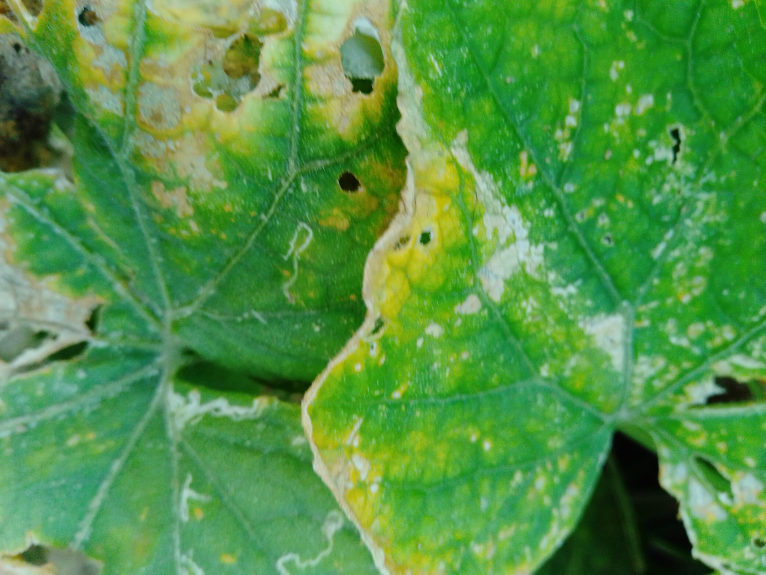
#> input picture datasets/raw/train/Anthracnose/Anthracnose (100).jpg, 2296 x 1724 px (shown at 1/3 size)
$ python -i image_processing.py   (imports and definitions only)
#> lines starting #> are read from the running program, lines starting #| are printed output that depends on the picture
import cv2
import numpy as np
from PIL import Image
import os

class ImageProcessor:
    """Placeholder for image processing functions"""

    @staticmethod
    def preprocess_image(image_path):
        """
        Preprocess image for disease detection
        This is a placeholder - you'll replace this with actual preprocessing
        for your ML model
        """
        try:
            # Read image
            image = cv2.imread(image_path)
            if image is None:
                raise ValueError("Could not read image")

            # Convert to RGB
            image_rgb = cv2.cvtColor(image, cv2.COLOR_BGR2RGB)

            # Resize (placeholder - adjust based on your model requirements)
            target_size = (224, 224)  # Common size for many CNN models
            image_resized = cv2.resize(image_rgb, target_size)

            # Normalize (placeholder)
            image_normalized = image_resized / 255.0

            return {
                'original_shape': image.shape,
                'processed_shape': image_resized.shape,
                'success': True
            }

        except Exception as e:
            return {'success': False, 'error': str(e)}

    @staticmethod
    def extract_features(image_path):
        """
        Extract basic image features (placeholder)
        You'll replace this with actual feature extraction for your ML model
        """
        try:
            image = cv2.imread(image_path, cv2.IMREAD_COLOR)
#> image is the input picture: shape (1724, 2296, 3); mean B, G, R 70.3, 148.2, 83.2

            # Calculate basic statistics (placeholder features)
            mean_color = np.mean(image, axis=(0, 1))
#> mean_color = [70.3, 148.2, 83.16]
            std_color = np.std(image, axis=(0, 1))
#> std_color = [44.17, 33.96, 46.77]

            # Convert to HSV for color analysis
            hsv = cv2.cvtColor(image, cv2.COLOR_BGR2HSV)
#> hsv: shape (1724, 2296, 3); mean H, S, V 56.3, 150.8, 148.2
            hue_mean = np.mean(hsv[:,:,0])
#> hue_mean = 56.3

            # Calculate edge density (simple feature)
            gray = cv2.cvtColor(image, cv2.COLOR_BGR2GRAY)
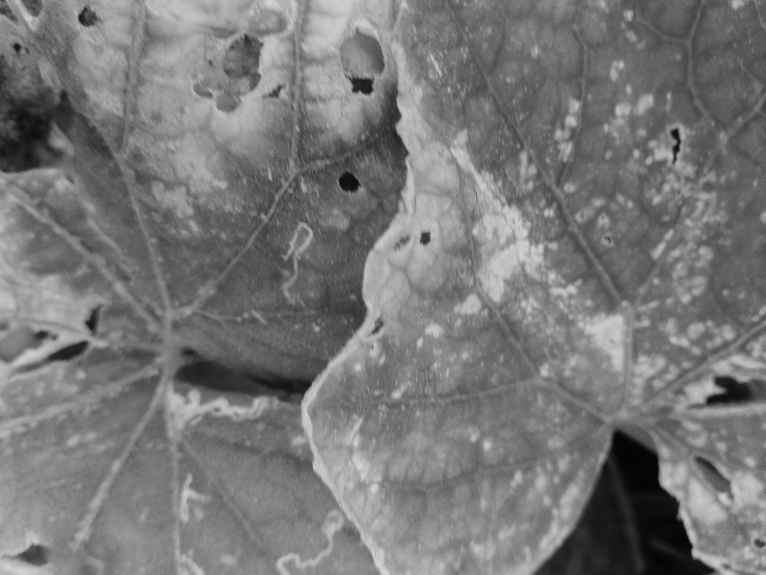
#> gray: shape (1724, 2296) (shown at 1/3 size); min 1, max 216, mean 119.8
            edges = cv2.Canny(gray, 100, 200)
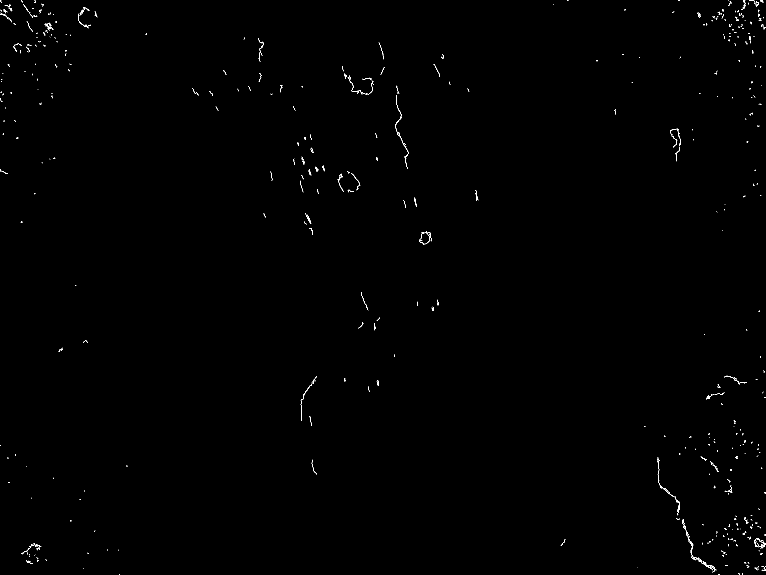
#> edges: shape (1724, 2296) (shown at 1/3 size); 0.21% white in thin lines or dots
            edge_density = np.sum(edges > 0) / edges.size
#> edge_density = 0.00209

            features = {
                'mean_color': mean_color.tolist(),
                'std_color': std_color.tolist(),
                'hue_mean': float(hue_mean),
                'edge_density': float(edge_density),
                'image_size': {
                    'height': int(image.shape[0]),
                    'width': int(image.shape[1]),
                    'channels': int(image.shape[2])
                }
            }

            return {'success': True, 'features': features}

        except Exception as e:
            return {'success': False, 'error': str(e)}

>>> result = ImageProcessor().extract_features('../datasets/raw/train/Anthracnose/Anthracnose (100).jpg')
#> result = 2 items

$ run again, on datasets/raw/train/Anthracnose/Anthracnose (108).jpg
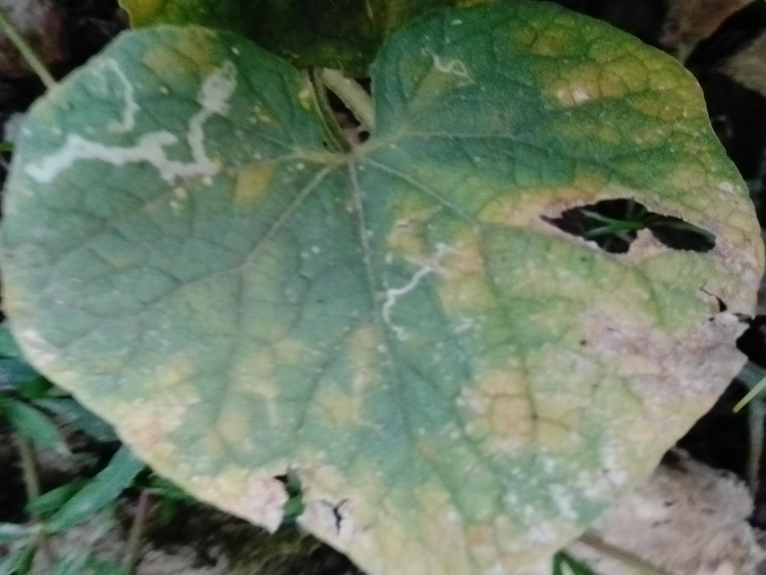
#> input picture datasets/raw/train/Anthracnose/Anthracnose (108).jpg, 2296 x 1724 px (shown at 1/3 size)
#> in extract_features, image is the input picture: shape (1724, 2296, 3); mean B, G, R 101.2, 121.8, 105.5
#> mean_color = [101.2, 121.8, 105.5]
#> std_color = [49.51, 48.96, 50.7]
#> hsv: shape (1724, 2296, 3); mean H, S, V 52.6, 65.5, 123
#> hue_mean = 52.6
#> in extract_features, `gray = cv2.cvtColor(image, cv2.COLOR_BGR2GRAY)`:
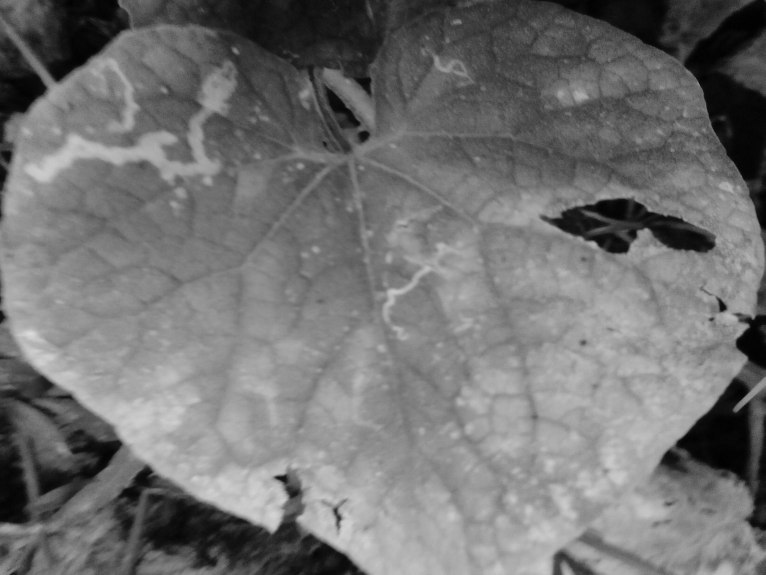
#> gray: shape (1724, 2296) (shown at 1/3 size); min 0, max 222, mean 114.6
#> in extract_features, `edges = cv2.Canny(gray, 100, 200)`:
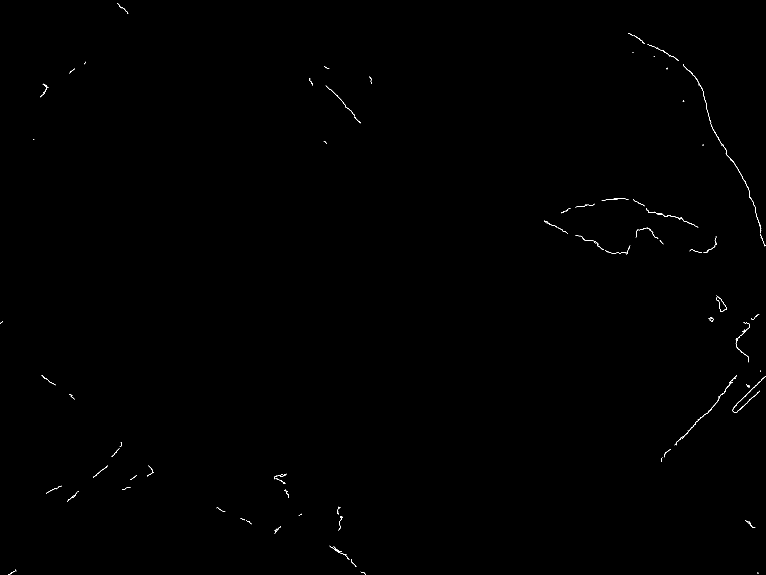
#> edges: shape (1724, 2296) (shown at 1/3 size); 0.13% white in thin lines or dots
#> edge_density = 0.00133
#> result = 2 items

$ run again, on datasets/raw/train/Anthracnose/Anthracnose (11).jpg
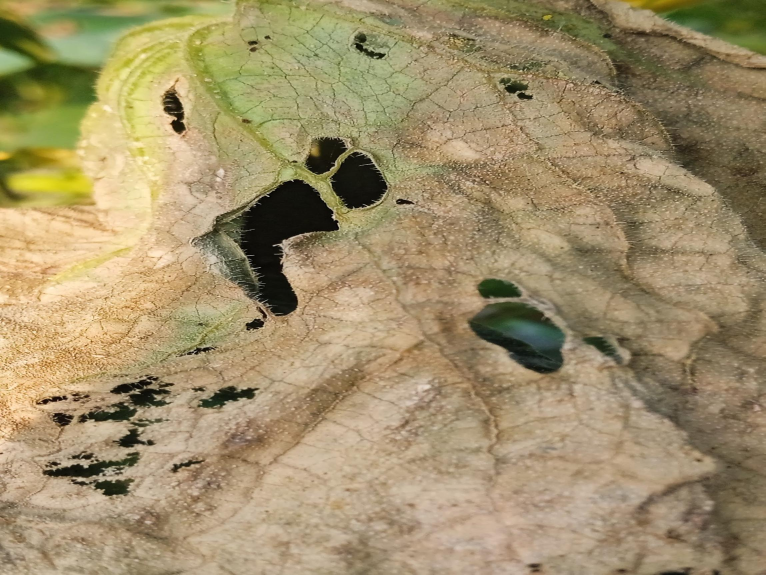
#> input picture datasets/raw/train/Anthracnose/Anthracnose (11).jpg, 2296 x 1724 px (shown at 1/3 size)
#> in extract_features, image is the input picture: shape (1724, 2296, 3); mean B, G, R 106.9, 144.2, 160.8
#> mean_color = [106.9, 144.2, 160.8]
#> std_color = [38.21, 41.65, 47.61]
#> hsv: shape (1724, 2296, 3); mean H, S, V 21.2, 90, 161.8
#> hue_mean = 21.21
#> in extract_features, `gray = cv2.cvtColor(image, cv2.COLOR_BGR2GRAY)`:
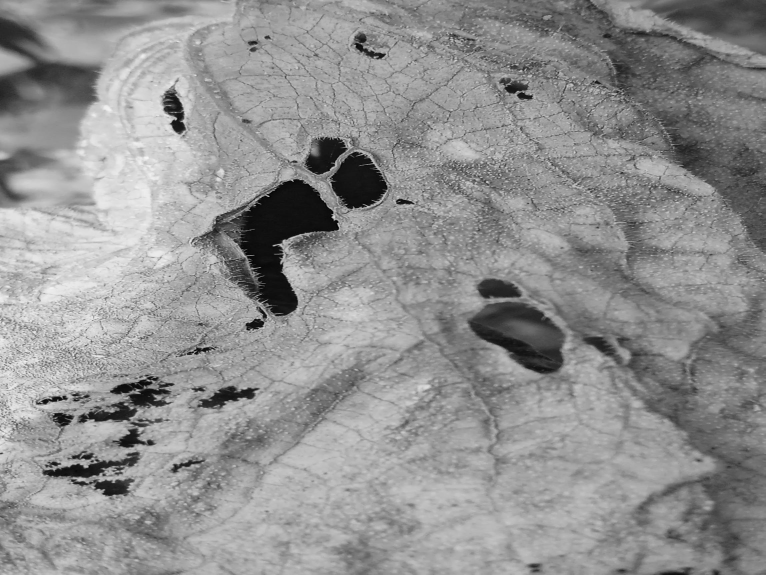
#> gray: shape (1724, 2296) (shown at 1/3 size); min 0, max 249, mean 144.9
#> in extract_features, `edges = cv2.Canny(gray, 100, 200)`:
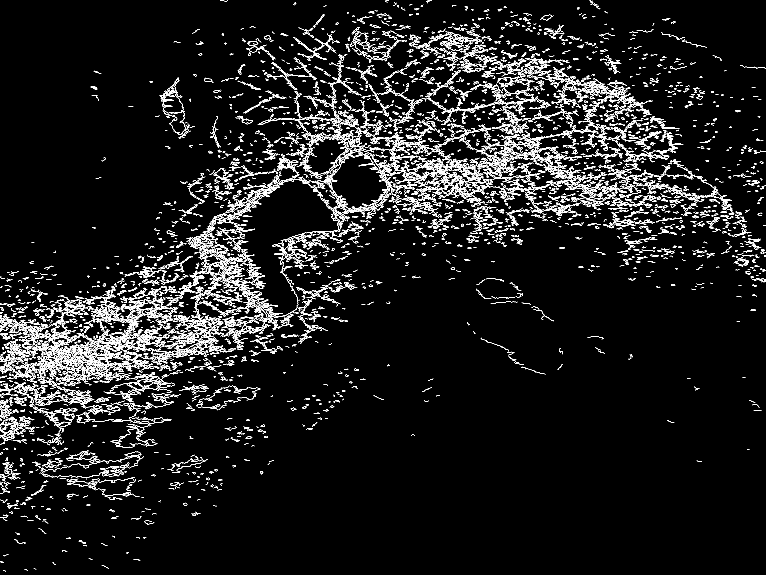
#> edges: shape (1724, 2296) (shown at 1/3 size); 4.9% white in thin lines or dots
#> edge_density = 0.0495
#> result = 2 items

$ run again, on datasets/raw/train/Anthracnose/Anthracnose (112).jpg
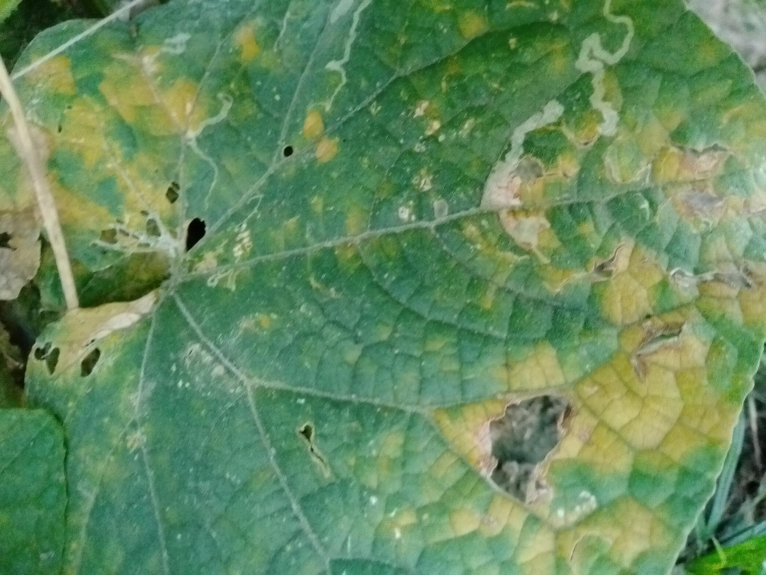
#> input picture datasets/raw/train/Anthracnose/Anthracnose (112).jpg, 2296 x 1724 px (shown at 1/3 size)
#> in extract_features, image is the input picture: shape (1724, 2296, 3); mean B, G, R 95.3, 139, 100.8
#> mean_color = [95.29, 139, 100.8]
#> std_color = [31.06, 28.43, 41.9]
#> hsv: shape (1724, 2296, 3); mean H, S, V 57, 102.2, 139.3
#> hue_mean = 57.03
#> in extract_features, `gray = cv2.cvtColor(image, cv2.COLOR_BGR2GRAY)`:
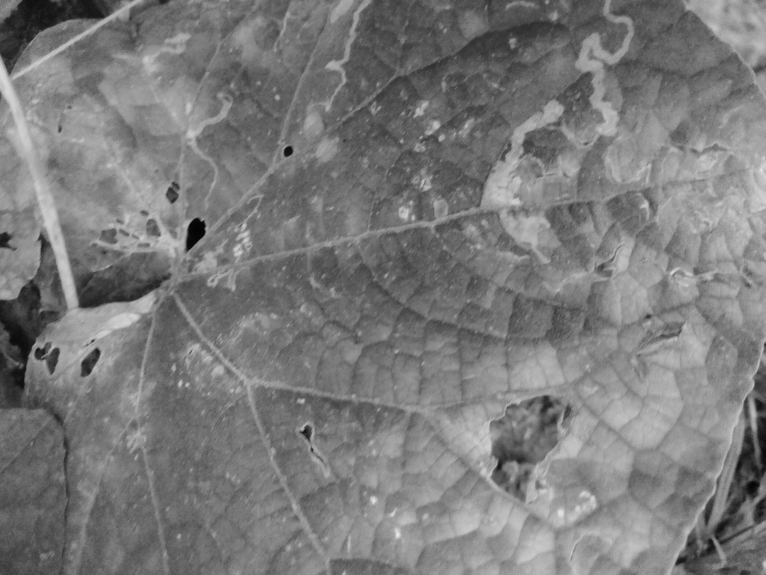
#> gray: shape (1724, 2296) (shown at 1/3 size); min 3, max 238, mean 122.5
#> in extract_features, `edges = cv2.Canny(gray, 100, 200)`:
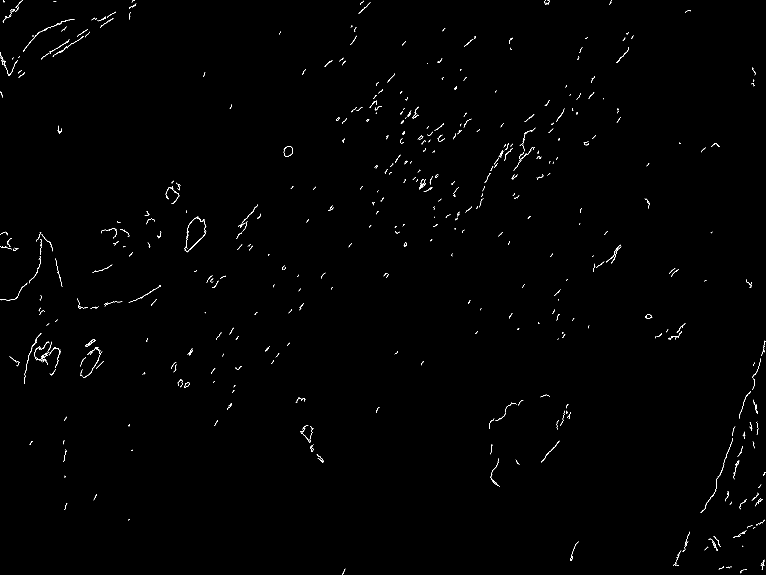
#> edges: shape (1724, 2296) (shown at 1/3 size); 0.39% white in thin lines or dots
#> edge_density = 0.00389
#> result = 2 items
